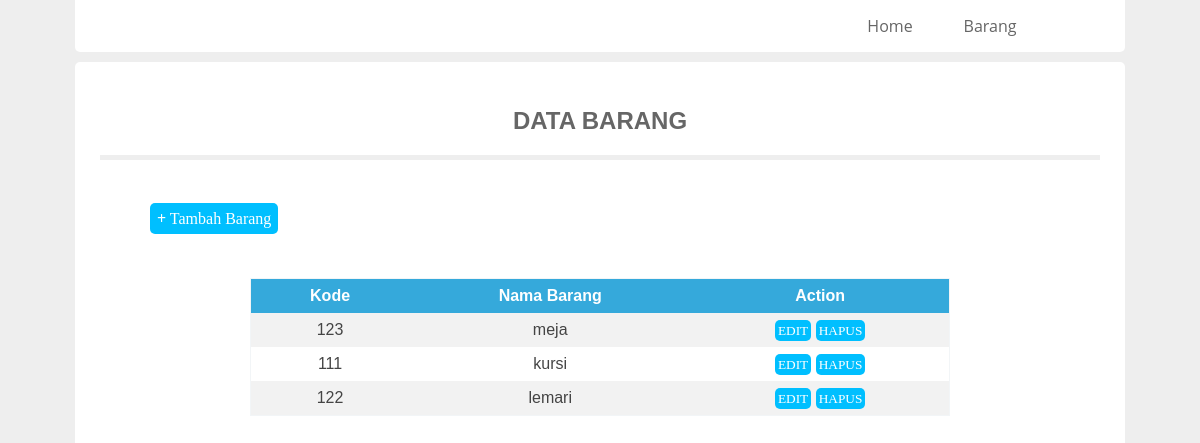
Screenshot of /barang.php with the database file from the repository.
### tables this page shows
CREATE TABLE `barang` (
  `id` int(11) NOT NULL,
  `kode` int(5) NOT NULL,
  `Nama_Barang` text NOT NULL
);

### barang.php (the view, shortened to what this page needs)
<html>
<head>
  <link rel="stylesheet" href="css/css3.css">
</head>
<body bgcolor="#eee">
<div id="conteudo1">
  <nav>
        <ul>
        <li><a href="index.php">Home</a></li>
        <li><a href="barang.php">Barang</a></li>
        </ul>
    </nav></div>
      <div id="conteudo">
        <h2>DATA BARANG</h2>
        <center><header>
  </header></center>
            <div id="button"><a href="#popup"><b>+</b> Tambah Barang</a></div>
            <table align="center" border="0" class="table2">
            <th>Kode</th>
            <th>Nama Barang</th>
            <th>Action</th>
            <?php
    include 'koneksi.php';
    $data = mysqli_query($koneksi,"select * from barang");
    while($d = mysqli_fetch_array($data)){
      ?>
      <tr>
        <td><?php echo $d['kode']; ?></td>
        <td><?php echo $d['Nama_Barang']; ?></td>
        <td> <div class="tombol">
          <a href="edit2.php?edit=<?php echo $d['id']; ?>">EDIT</a>
          <a href="hapus1.php?id=<?php echo $d['id']; ?>">HAPUS</a>
        </td>
      </tr>
      <?php
    }
    ?>
      </table>
    </form><br>
</body>
</html>

### css/css3.css (style rules this page uses)
body { margin:0; font-family: 'Open Sans', sans-serif; }
header { width: 1000px; border-bottom: solid 05px #eee; padding: 0px 0px 0px 0px; }
#conteudo1 { width:1000px; height: 17px; padding:25px; margin:-15px auto; background:#FFFF; border-radius: 5px; }
nav { height:40px; background-color:#FFFF; line-height:50px; width:300px; margin:-25px 0px 0px 700px; }
nav ul { list-style:none; }
nav ul li a { float:left; width:100px; color:#666; text-decoration:none; display:block; text-align:center; }
#conteudo { width:1000px; height: 900px; padding:25px; margin:25px auto; background:#FFFF; border-radius: 5px; }
#conteudo h2 { text-align: center; color: #666; font-family: 'arial'; }
#button { margin: 5% 5% 5% 5%; width: 200px; text-align: left; }
#button a { width: 150px; height: 20px; vertical-align: middle; background-color: #00BFFF; color: #fff; text-decoration: none; padding: 6px; border-radius: 5px; border: 1px solid transparent; font-family: 'Calibri'; }
.table2 { font-family: sans-serif; color: #444; border-collapse: collapse; width: 70%; border: 1px solid #f2f5f7; }
.table2 tr th { background: #35A9DB; color: #fff; font-weight: bold; }
.table2, th, td { padding: 8px 20px; text-align: center; }
.table2 tr:nth-child(even) { background-color: #f2f2f2; }
.tombol a { background-color: #00BFFF; font-size: 10pt; color: #fff; text-decoration: none; padding: 3px; border-radius: 5px; border: 0px solid transparent; font-family: 'Calibri'; }

### rows the page displays
barang: kode "123", Nama_Barang "meja"
barang: kode "111", Nama_Barang "kursi"
barang: kode "122", Nama_Barang "lemari"
